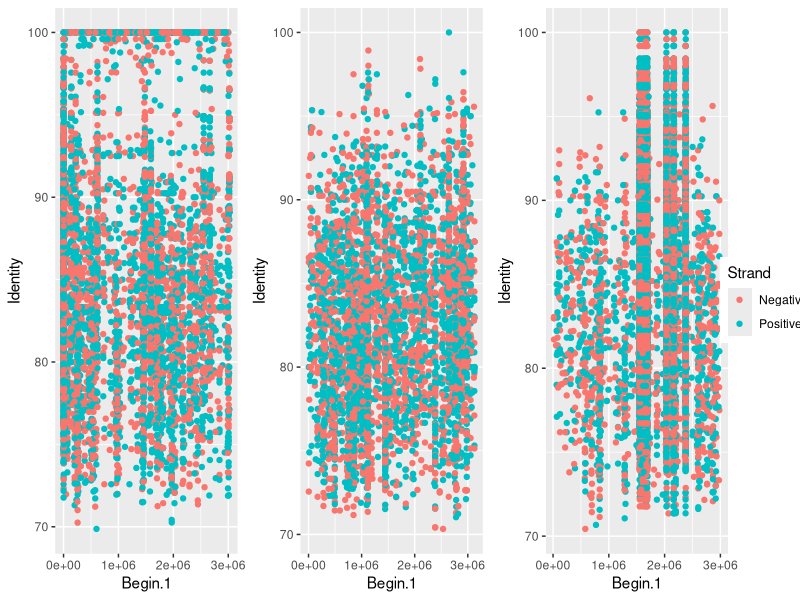

Reproduce this figure in R.
#Recruitment Plot for FR-HIT outputs for Exiguobacterium 
#RAWIII 
#First created Nov 20, 2013
#Last update Aug 1st, 2018
#Supplemental Figure 3B

#Load Libraries
library("ggplot2")
library("reshape")
library("gridExtra")

#Set working Directory
setwd("~/exi/")

#Load Data
all.data  <- read.delim("PLMB20_ExiPav.txt")
forward.1  <- all.data[all.data[,"Strand"]=="Negative", ]
reverse.2  <- all.data[all.data[,"Strand"]=="Positive", ]

all.data1  <- read.delim("PLMB20_ExispS17.txt")
all.data2  <- read.delim("PLMB20_ExispAT1b.txt")

#Plot in ggplot2
#Option1 - Color (Show both Strands)
svg('~/exi/plot.svg', width = 12, height = 7, pointsize = 16)
p1.leg <- ggplot(all.data, aes(x=Begin.1, y=Identity, colour=Strand)) + geom_point() 
p1  <- ggplot(all.data, aes(x=Begin.1, y=Identity, colour=Strand)) + geom_point() + theme(legend.position="none")
p2  <- ggplot(all.data1, aes(x=Begin.1, y=Identity, colour=Strand)) + geom_point() + theme(legend.position="none")
p3  <- ggplot(all.data2, aes(x=Begin.1, y=Identity, colour=Strand)) + geom_point() + theme(legend.position="none")

g_legend <- function(a.gplot){
  tmp <- ggplot_gtable(ggplot_build(a.gplot))
  leg <- which(sapply(tmp$grobs, function(x) x$name) == "guide-box")
  legend <- tmp$grobs[[leg]]
  return(legend)}

leg<-g_legend(p1.leg)

grid.arrange(arrangeGrob(p1,p2,p3, leg, ncol=4, widths=c(5/7, 5/7, 5/7, 3/16)))
dev.off()
